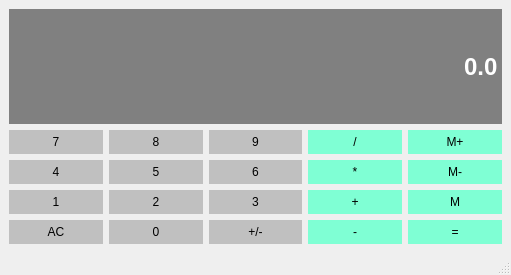
<?xml version="1.0" encoding="UTF-8"?>
<ui version="4.0">
 <class>calculator</class>
 <widget class="QMainWindow" name="calculator">
  <property name="geometry">
   <rect>
    <x>0</x>
    <y>0</y>
    <width>511</width>
    <height>275</height>
   </rect>
  </property>
  <property name="windowTitle">
   <string>calculator</string>
  </property>
  <widget class="QWidget" name="centralwidget">
   <layout class="QGridLayout" name="gridLayout">
    <item row="5" column="3">
     <widget class="QPushButton" name="add">
      <property name="sizePolicy">
       <sizepolicy hsizetype="Preferred" vsizetype="Preferred">
        <horstretch>0</horstretch>
        <verstretch>0</verstretch>
       </sizepolicy>
      </property>
      <property name="styleSheet">
       <string notr="true">QPushButton{
background-color:#7FFFD4;
border:1 px solid gray;
padding: 5px;
}
QPushButton:onPressed{
background-color:blue;
border:1 px solid gray;
padding: 5px;
}</string>
      </property>
      <property name="text">
       <string>+</string>
      </property>
     </widget>
    </item>
    <item row="0" column="0" colspan="5">
     <widget class="QLineEdit" name="Display">
      <property name="sizePolicy">
       <sizepolicy hsizetype="Preferred" vsizetype="Expanding">
        <horstretch>0</horstretch>
        <verstretch>0</verstretch>
       </sizepolicy>
      </property>
      <property name="font">
       <font>
        <family>Arial</family>
        <pointsize>18</pointsize>
        <weight>75</weight>
        <bold>true</bold>
       </font>
      </property>
      <property name="styleSheet">
       <string notr="true">QLineEdit {
     background-color: gray; border: 1px solid gray;
	color: #ffffff
;}</string>
      </property>
      <property name="text">
       <string>0.0</string>
      </property>
      <property name="alignment">
       <set>Qt::AlignRight|Qt::AlignTrailing|Qt::AlignVCenter</set>
      </property>
     </widget>
    </item>
    <item row="5" column="2">
     <widget class="QPushButton" name="Button3">
      <property name="sizePolicy">
       <sizepolicy hsizetype="Preferred" vsizetype="Preferred">
        <horstretch>0</horstretch>
        <verstretch>0</verstretch>
       </sizepolicy>
      </property>
      <property name="styleSheet">
       <string notr="true">QPushButton{
background-color:#C0C0C0;
border:1 px solid gray;
padding: 5px;
}

QPushButton:pressed{
background-color:#A9A9A9;
border:1 px solid gray;
padding: 5px;
}</string>
      </property>
      <property name="text">
       <string>3</string>
      </property>
     </widget>
    </item>
    <item row="3" column="0">
     <widget class="QPushButton" name="Button4">
      <property name="sizePolicy">
       <sizepolicy hsizetype="Preferred" vsizetype="Preferred">
        <horstretch>0</horstretch>
        <verstretch>0</verstretch>
       </sizepolicy>
      </property>
      <property name="styleSheet">
       <string notr="true">QPushButton{
background-color:#C0C0C0;
border:1 px solid gray;
padding: 5px;
}

QPushButton:pressed{
background-color:#A9A9A9;
border:1 px solid gray;
padding: 5px;
}</string>
      </property>
      <property name="text">
       <string>4</string>
      </property>
     </widget>
    </item>
    <item row="5" column="0">
     <widget class="QPushButton" name="Button1">
      <property name="sizePolicy">
       <sizepolicy hsizetype="Preferred" vsizetype="Preferred">
        <horstretch>0</horstretch>
        <verstretch>0</verstretch>
       </sizepolicy>
      </property>
      <property name="styleSheet">
       <string notr="true">QPushButton{
background-color:#C0C0C0;
border:1 px solid gray;
padding: 5px;
}

QPushButton:pressed{
background-color:#A9A9A9;
border:1 px solid gray;
padding: 5px;
}</string>
      </property>
      <property name="text">
       <string>1</string>
      </property>
     </widget>
    </item>
    <item row="3" column="1">
     <widget class="QPushButton" name="Button5">
      <property name="sizePolicy">
       <sizepolicy hsizetype="Preferred" vsizetype="Preferred">
        <horstretch>0</horstretch>
        <verstretch>0</verstretch>
       </sizepolicy>
      </property>
      <property name="styleSheet">
       <string notr="true">QPushButton{
background-color:#C0C0C0;
border:1 px solid gray;
padding: 5px;
}

QPushButton:pressed{
background-color:#A9A9A9;
border:1 px solid gray;
padding: 5px;
}</string>
      </property>
      <property name="text">
       <string>5</string>
      </property>
     </widget>
    </item>
    <item row="3" column="4">
     <widget class="QPushButton" name="memsub">
      <property name="styleSheet">
       <string notr="true">QPushButton{
background-color:#7FFFD4;
border:1 px solid gray;
padding: 5px;
}
QPushButton:onPressed{
background-color:blue;
border:1 px solid gray;
padding: 5px;
}</string>
      </property>
      <property name="text">
       <string>M-</string>
      </property>
     </widget>
    </item>
    <item row="5" column="1">
     <widget class="QPushButton" name="Button2">
      <property name="sizePolicy">
       <sizepolicy hsizetype="Preferred" vsizetype="Preferred">
        <horstretch>0</horstretch>
        <verstretch>0</verstretch>
       </sizepolicy>
      </property>
      <property name="styleSheet">
       <string notr="true">QPushButton{
background-color:#C0C0C0;
border:1 px solid gray;
padding: 5px;
}

QPushButton:pressed{
background-color:#A9A9A9;
border:1 px solid gray;
padding: 5px;
}</string>
      </property>
      <property name="text">
       <string>2</string>
      </property>
     </widget>
    </item>
    <item row="6" column="1">
     <widget class="QPushButton" name="Button0">
      <property name="sizePolicy">
       <sizepolicy hsizetype="Preferred" vsizetype="Preferred">
        <horstretch>0</horstretch>
        <verstretch>0</verstretch>
       </sizepolicy>
      </property>
      <property name="styleSheet">
       <string notr="true">QPushButton{
background-color:#C0C0C0;
border:1 px solid gray;
padding: 5px;
}

QPushButton:pressed{
background-color:#A9A9A9;
border:1 px solid gray;
padding: 5px;
}</string>
      </property>
      <property name="text">
       <string>0</string>
      </property>
     </widget>
    </item>
    <item row="6" column="3">
     <widget class="QPushButton" name="subtract">
      <property name="sizePolicy">
       <sizepolicy hsizetype="Preferred" vsizetype="Preferred">
        <horstretch>0</horstretch>
        <verstretch>0</verstretch>
       </sizepolicy>
      </property>
      <property name="styleSheet">
       <string notr="true">QPushButton{
background-color:#7FFFD4;
border:1 px solid gray;
padding: 5px;
}
QPushButton:onPressed{
background-color:blue;
border:1 px solid gray;
padding: 5px;
}</string>
      </property>
      <property name="text">
       <string>-</string>
      </property>
     </widget>
    </item>
    <item row="1" column="4">
     <widget class="QPushButton" name="memadd">
      <property name="styleSheet">
       <string notr="true">QPushButton{
background-color:#7FFFD4;
border:1 px solid gray;
padding: 5px;
}
QPushButton:onPressed{
background-color:blue;
border:1 px solid gray;
padding: 5px;
}</string>
      </property>
      <property name="text">
       <string>M+</string>
      </property>
     </widget>
    </item>
    <item row="1" column="0">
     <widget class="QPushButton" name="Button7">
      <property name="sizePolicy">
       <sizepolicy hsizetype="Preferred" vsizetype="Preferred">
        <horstretch>0</horstretch>
        <verstretch>0</verstretch>
       </sizepolicy>
      </property>
      <property name="styleSheet">
       <string notr="true">QPushButton{
background-color:#C0C0C0;
border:1 px solid gray;
padding: 5px;
}

QPushButton:pressed{
background-color:#A9A9A9;
border:1 px solid gray;
padding: 5px;
}</string>
      </property>
      <property name="text">
       <string>7</string>
      </property>
     </widget>
    </item>
    <item row="3" column="2">
     <widget class="QPushButton" name="Button6">
      <property name="sizePolicy">
       <sizepolicy hsizetype="Preferred" vsizetype="Preferred">
        <horstretch>0</horstretch>
        <verstretch>0</verstretch>
       </sizepolicy>
      </property>
      <property name="styleSheet">
       <string notr="true">QPushButton{
background-color:#C0C0C0;
border:1 px solid gray;
padding: 5px;
}

QPushButton:pressed{
background-color:#A9A9A9;
border:1 px solid gray;
padding: 5px;
}</string>
      </property>
      <property name="text">
       <string>6</string>
      </property>
     </widget>
    </item>
    <item row="1" column="3">
     <widget class="QPushButton" name="divide">
      <property name="sizePolicy">
       <sizepolicy hsizetype="Preferred" vsizetype="Preferred">
        <horstretch>0</horstretch>
        <verstretch>0</verstretch>
       </sizepolicy>
      </property>
      <property name="styleSheet">
       <string notr="true">QPushButton{
background-color:#7FFFD4;
border:1 px solid gray;
padding: 5px;
}
QPushButton:onPressed{
background-color:blue;
border:1 px solid gray;
padding: 5px;
}</string>
      </property>
      <property name="text">
       <string>/</string>
      </property>
     </widget>
    </item>
    <item row="1" column="1">
     <widget class="QPushButton" name="Button8">
      <property name="sizePolicy">
       <sizepolicy hsizetype="Preferred" vsizetype="Preferred">
        <horstretch>0</horstretch>
        <verstretch>0</verstretch>
       </sizepolicy>
      </property>
      <property name="styleSheet">
       <string notr="true">QPushButton{
background-color:#C0C0C0;
border:1 px solid gray;
padding: 5px;
}

QPushButton:pressed{
background-color:#A9A9A9;
border:1 px solid gray;
padding: 5px;
}</string>
      </property>
      <property name="text">
       <string>8</string>
      </property>
     </widget>
    </item>
    <item row="6" column="0">
     <widget class="QPushButton" name="Clear">
      <property name="sizePolicy">
       <sizepolicy hsizetype="Preferred" vsizetype="Preferred">
        <horstretch>0</horstretch>
        <verstretch>0</verstretch>
       </sizepolicy>
      </property>
      <property name="styleSheet">
       <string notr="true">QPushButton{
background-color:#C0C0C0;
border:1 px solid gray;
padding: 5px;
}

QPushButton:pressed{
background-color:#A9A9A9;
border:1 px solid gray;
padding: 5px;
}</string>
      </property>
      <property name="text">
       <string>AC</string>
      </property>
     </widget>
    </item>
    <item row="6" column="2">
     <widget class="QPushButton" name="changesign">
      <property name="sizePolicy">
       <sizepolicy hsizetype="Preferred" vsizetype="Preferred">
        <horstretch>0</horstretch>
        <verstretch>0</verstretch>
       </sizepolicy>
      </property>
      <property name="styleSheet">
       <string notr="true">QPushButton{
background-color:#C0C0C0;
border:1 px solid gray;
padding: 5px;
}

QPushButton:pressed{
background-color:#A9A9A9;
border:1 px solid gray;
padding: 5px;
}</string>
      </property>
      <property name="text">
       <string>+/-</string>
      </property>
     </widget>
    </item>
    <item row="3" column="3">
     <widget class="QPushButton" name="multiply">
      <property name="sizePolicy">
       <sizepolicy hsizetype="Preferred" vsizetype="Preferred">
        <horstretch>0</horstretch>
        <verstretch>0</verstretch>
       </sizepolicy>
      </property>
      <property name="styleSheet">
       <string notr="true">QPushButton{
background-color:#7FFFD4;
border:1 px solid gray;
padding: 5px;
}
QPushButton:onPressed{
background-color:blue;
border:1 px solid gray;
padding: 5px;
}</string>
      </property>
      <property name="text">
       <string>*</string>
      </property>
     </widget>
    </item>
    <item row="1" column="2">
     <widget class="QPushButton" name="Button9">
      <property name="sizePolicy">
       <sizepolicy hsizetype="Preferred" vsizetype="Preferred">
        <horstretch>0</horstretch>
        <verstretch>0</verstretch>
       </sizepolicy>
      </property>
      <property name="styleSheet">
       <string notr="true">QPushButton{
background-color:#C0C0C0;
border:1 px solid gray;
padding: 5px;
}

QPushButton:pressed{
background-color:#A9A9A9;
border:1 px solid gray;
padding: 5px;
}</string>
      </property>
      <property name="text">
       <string>9</string>
      </property>
     </widget>
    </item>
    <item row="6" column="4">
     <widget class="QPushButton" name="equal">
      <property name="styleSheet">
       <string notr="true">QPushButton{
background-color:#7FFFD4;
border:1 px solid gray;
padding: 5px;
}
QPushButton:onPressed{
background-color:blue;
border:1 px solid gray;
padding: 5px;
}</string>
      </property>
      <property name="text">
       <string>=</string>
      </property>
     </widget>
    </item>
    <item row="5" column="4">
     <widget class="QPushButton" name="memget">
      <property name="styleSheet">
       <string notr="true">QPushButton{
background-color:#7FFFD4;
border:1 px solid gray;
padding: 5px;
}
QPushButton:onPressed{
background-color:blue;
border:1 px solid gray;
padding: 5px;
}</string>
      </property>
      <property name="text">
       <string>M</string>
      </property>
     </widget>
    </item>
   </layout>
  </widget>
  <widget class="QMenuBar" name="menubar">
   <property name="geometry">
    <rect>
     <x>0</x>
     <y>0</y>
     <width>511</width>
     <height>21</height>
    </rect>
   </property>
  </widget>
  <widget class="QStatusBar" name="statusbar"/>
 </widget>
 <resources/>
 <connections/>
</ui>
